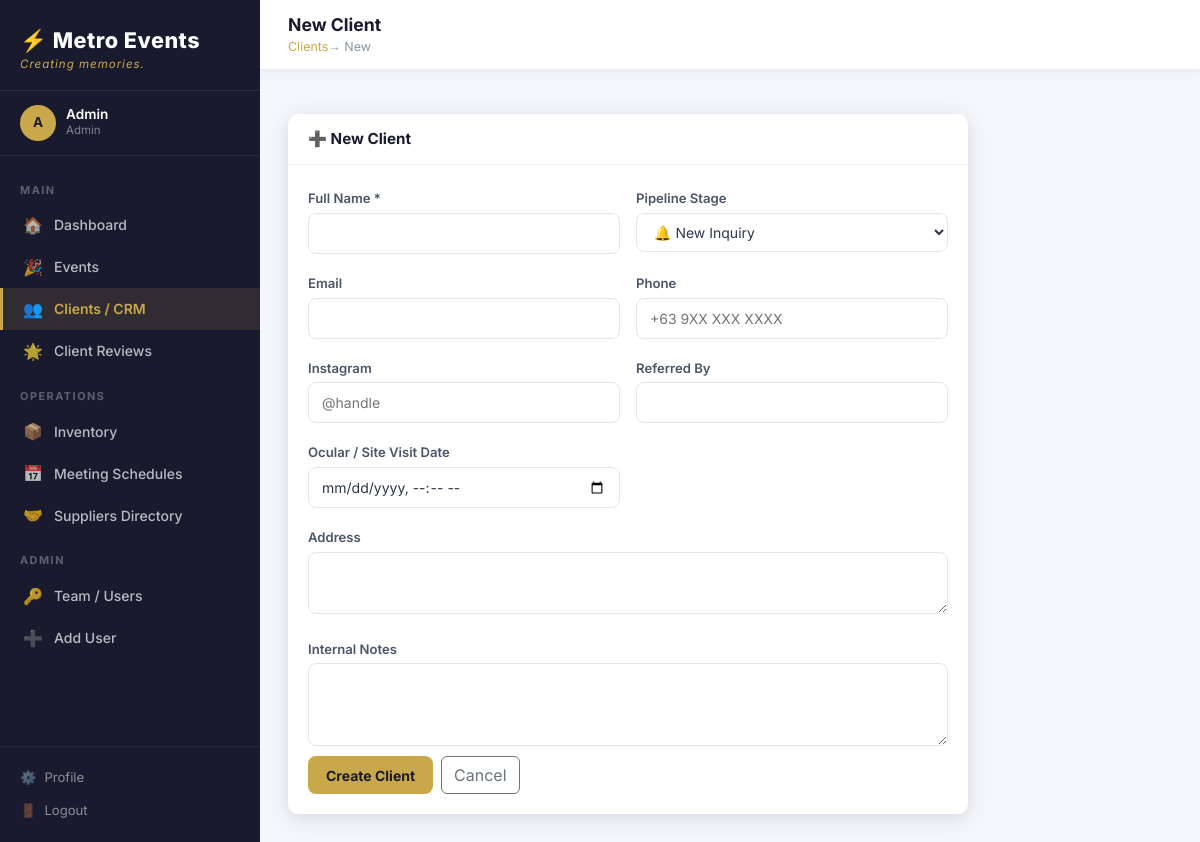
/clients/new (signed in), run on the app's committed database.
### models/user.py (models this page shows, shortened)
class User(UserMixin, db.Model):
    __tablename__ = "users"
    id = db.Column(db.Integer, primary_key=True)
    name = db.Column(db.String(100), nullable=False)
    email = db.Column(db.String(150), unique=True, nullable=False, index=True)
    password_hash = db.Column(db.String(256), nullable=False)
    role = db.Column(
        db.Enum("admin", "coordinator", "designer", "warehouse", "client",
                name="user_roles"),
        nullable=False,
        default="coordinator"
    )
    phone = db.Column(db.String(30))
    avatar_url = db.Column(db.String(300))
    is_active = db.Column(db.Boolean, default=True)
    created_at = db.Column(db.DateTime, default=datetime.utcnow)
    last_login = db.Column(db.DateTime)
    tasks = db.relationship("Task", back_populates="assigned_user",
                            foreign_keys="Task.assigned_to", lazy="dynamic")
    @property
    def is_admin(self) -> bool:
        return self.role == "admin"

### routes/clients.py (the view, shortened to what this page needs)
@clients_bp.route("/new", methods=["GET", "POST"])
@login_required
def new_client():
    return render_template("clients/form.html", client=None,
                           stages=PIPELINE_STAGES, labels=PIPELINE_LABELS)

### models/user.py (called while the page is built)
@login_manager.user_loader
def load_user(user_id: str):
    return db.session.get(User, int(user_id))

### templates/clients/form.html (shortened to what this page needs)
{% extends "base.html" %}
{% block page_title %}{{ 'Edit' if client else 'New' }} Client{% endblock %}
{% block breadcrumb %}
  <a href="{{ url_for('clients.list_clients') }}">Clients</a> → {{ 'Edit' if client else 'New' }}
{% endblock %}
{% block content %}
<div style="max-width:680px;">
  <div class="me-card">
    <div class="me-card-header">
      <h5>{{ '✏️ Edit' if client else '➕ New' }} Client</h5>
    </div>
    <div class="me-card-body">
      <form method="POST">
        <div class="row g-3">
          <div class="col-md-6">
            <label class="me-form-label">Full Name *</label>
            <input type="text" name="full_name" class="me-form-control" required
                   value="{{ client.full_name if client else '' }}" />
          </div>
          <div class="col-md-6">
            <label class="me-form-label">Pipeline Stage</label>
            <select name="pipeline_stage" class="me-form-control">
              {% for s in stages %}
              <option value="{{ s }}" {{ 'selected' if client and client.pipeline_stage == s }}>
                {{ labels[s][0] }}
              </option>
              {% endfor %}
            </select>
          </div>
          <div class="col-md-6">
            <label class="me-form-label">Email</label>
            <input type="email" name="email" class="me-form-control"
                   value="{{ client.email if client else '' }}" />
          </div>
          <div class="col-md-6">
            <label class="me-form-label">Phone</label>
            <input type="text" name="phone" class="me-form-control" placeholder="+63 9XX XXX XXXX"
                   value="{{ client.phone if client else '' }}" />
          </div>
          <div class="col-md-6">
            <label class="me-form-label">Instagram</label>
            <input type="text" name="instagram" class="me-form-control" placeholder="@handle"
                   value="{{ client.instagram if client else '' }}" />
          </div>
          <div class="col-md-6">
            <label class="me-form-label">Referred By</label>
            <input type="text" name="referred_by" class="me-form-control"
                   value="{{ client.referred_by if client else '' }}" />
          </div>
          <div class="col-md-6">
            <label class="me-form-label">Ocular / Site Visit Date</label>
            <input type="datetime-local" name="ocular_date" class="me-form-control"
                   value="{{ client.ocular_date.strftime('%Y-%m-%dT%H:%M') if client and client.ocular_date else '' }}" />
          </div>
          <div class="col-12">
            <label class="me-form-label">Address</label>
            <textarea name="address" class="me-form-control" rows="2">{{ client.address if client else '' }}</textarea>
          </div>
          <div class="col-12">
            <label class="me-form-label">Internal Notes</label>
            <textarea name="notes" class="me-form-control" rows="3">{{ client.notes if client else '' }}</textarea>
          </div>
          <div class="col-12 d-flex gap-2 mt-1">
            <button type="submit" class="btn-gold">{{ 'Save Changes' if client else 'Create Client' }}</button>
            <a href="{{ url_for('clients.list_clients') }}" class="btn btn-outline-secondary">Cancel</a>
          </div>
        </div>
      </form>
    </div>
  </div>
</div>
{% endblock %}

### templates/base.html (shortened to what this page needs)
<!DOCTYPE html>
<html lang="en">
<head>
  <link rel="stylesheet" href="https://cdn.jsdelivr.net/npm/bootstrap@5.3.2/dist/css/bootstrap.min.css" />
  <link rel="stylesheet" href="https://cdnjs.cloudflare.com/ajax/libs/font-awesome/6.4.2/css/all.min.css" />
  <link rel="stylesheet" href="{{ url_for('static', filename='css/metro.css') }}" />
</head>
<body>
{% if current_user.is_authenticated %}
<div class="me-layout">
  <aside class="me-sidebar">
    <div class="me-sidebar-logo">
      <div class="brand-name">⚡ {{ APP_NAME }}</div>
      <div class="brand-tag">{{ APP_TAGLINE }}</div>
    </div>
    <div class="me-sidebar-user">
      <div class="me-avatar">{{ current_user.name[0]|upper }}</div>
      <div>
        <div class="user-name">{{ current_user.name }}</div>
        <div class="user-role">{{ current_user.role|title }}</div>
      </div>
    </div>
    <nav class="me-nav">
      {% if current_user.role == 'client' %}
        <div class="me-nav-section">Portal</div>
        <a href="{{ url_for('public.index') }}">
          <span class="nav-icon">🌐</span> Back to Website
        </a>
      {% else %}
        <div class="me-nav-section">Main</div>
        <a href="{{ url_for('dashboard.index') }}" class="{{ 'active' if request.endpoint == 'dashboard.index' }}">
          <span class="nav-icon">🏠</span> Dashboard
        </a>
        <a href="{{ url_for('events.list_events') }}" class="{{ 'active' if request.blueprint == 'events' }}">
          <span class="nav-icon">🎉</span> Events
        </a>
        <a href="{{ url_for('clients.list_clients') }}" class="{{ 'active' if request.blueprint == 'clients' }}">
          <span class="nav-icon">👥</span> Clients / CRM
        </a>
        <a href="{{ url_for('dashboard.manage_reviews') }}" class="{{ 'active' if request.endpoint == 'dashboard.manage_reviews' }}">
          <span class="nav-icon">🌟</span> Client Reviews
        </a>
        <div class="me-nav-section">Operations</div>
        <a href="{{ url_for('inventory.list_items') }}" class="{{ 'active' if request.blueprint == 'inventory' }}">
          <span class="nav-icon">📦</span> Inventory
        </a>
        <a href="{{ url_for('meetings.index') }}" class="{{ 'active' if request.blueprint == 'meetings' }}">
          <span class="nav-icon">📅</span> Meeting Schedules
        </a>
        <a href="{{ url_for('suppliers.list_suppliers') }}" class="{{ 'active' if request.blueprint == 'suppliers' }}">
          <span class="nav-icon">🤝</span> Suppliers Directory
        </a>
        {% if current_user.is_admin %}
        <div class="me-nav-section">Admin</div>
        <a href="{{ url_for('auth.users_list') }}" class="{{ 'active' if request.endpoint == 'auth.users_list' }}">
          <span class="nav-icon">🔑</span> Team / Users
        </a>
        <a href="{{ url_for('auth.register') }}" class="{{ 'active' if request.endpoint == 'auth.register' }}">
          <span class="nav-icon">➕</span> Add User
        </a>
        {% endif %}
      {% endif %}
    </nav>
    <div class="me-sidebar-footer">
      <a href="{{ url_for('auth.profile') }}" class="{{ 'active' if request.endpoint == 'auth.profile' }}"><span>⚙️</span> Profile</a>
      <a href="{{ url_for('auth.logout') }}"><span>🚪</span> Logout</a>
    </div>
  </aside>
  <div class="me-main">
    <header class="me-topbar">
      <div class="d-flex align-items-center gap-3">
        <div>
          <div class="page-title">{% block page_title %}{{ APP_NAME }}{% endblock %}</div>
          <div class="breadcrumb">{% block breadcrumb %}{% endblock %}</div>
        </div>
      </div>
    </header>
    <div class="px-4 pt-3">
    </div>
    <main class="me-content">
      {% block content %}{% endblock %}
    </main>
  </div>
</div>
{% else %}
  {% block auth_content %}{% endblock %}
{% endif %}
</body>
</html>

### static/css/metro.css (style rules this page uses)
:root { --me-gold: #C9A84C; --me-gold-light: #E8C97A; --me-dark: #1A1A2E; --me-dark2: #16213E; --me-dark3: #0F3460; --me-sidebar-w: 260px; --me-radius: 10px; --me-shadow: 0 4px 20px rgba(0,0,0,.12); --me-transition: all .22s ease; }
*, *::before, *::after { box-sizing: border-box; }
body { font-family: 'Inter', 'Segoe UI', system-ui, sans-serif; background: #F4F6FB; color: #2D3748; margin: 0; min-height: 100vh; }
a { color: var(--me-gold); text-decoration: none; }
.me-layout { display: flex; min-height: 100vh; }
.me-sidebar { width: var(--me-sidebar-w); background: var(--me-dark); display: flex; flex-direction: column; position: fixed; top: 0; left: 0; bottom: 0; z-index: 1040; transition: var(--me-transition); overflow-y: auto; overflow-x: hidden; }
.me-sidebar-logo { padding: 24px 20px 16px; border-bottom: 1px solid rgba(255,255,255,.08); }
.me-sidebar-logo .brand-name { font-size: 1.35rem; font-weight: 800; color: #fff; letter-spacing: .5px; }
.me-sidebar-logo .brand-tag { font-size: .72rem; color: var(--me-gold); font-style: italic; letter-spacing: 1px; }
.me-sidebar-user { padding: 14px 20px; display: flex; align-items: center; gap: 10px; border-bottom: 1px solid rgba(255,255,255,.06); }
.me-avatar { width: 36px; height: 36px; border-radius: 50%; background: var(--me-gold); color: var(--me-dark); display: flex; align-items: center; justify-content: center; font-weight: 700; font-size: .85rem; flex-shrink: 0; }
.me-sidebar-user .user-name { color: #fff; font-size: .85rem; font-weight: 600; line-height: 1.2; }
.me-sidebar-user .user-role { color: rgba(255,255,255,.45); font-size: .72rem; text-transform: capitalize; }
.me-nav { padding: 10px 0; flex: 1; }
.me-nav-section { padding: 16px 20px 6px; font-size: .68rem; font-weight: 700; color: rgba(255,255,255,.3); letter-spacing: 1.5px; text-transform: uppercase; }
.me-nav a { display: flex; align-items: center; gap: 11px; padding: 9px 20px; color: rgba(255,255,255,.7); font-size: .875rem; font-weight: 500; border-left: 3px solid transparent; transition: var(--me-transition); }
.me-nav a.active { background: rgba(201,168,76,.12); color: var(--me-gold); border-left-color: var(--me-gold); font-weight: 600; }
.me-nav a .nav-icon { font-size: 1rem; width: 20px; text-align: center; flex-shrink: 0; }
.me-sidebar-footer { padding: 14px 20px; border-top: 1px solid rgba(255,255,255,.06); }
.me-sidebar-footer a { color: rgba(255,255,255,.5); font-size: .82rem; display: flex; align-items: center; gap: 8px; padding: 7px 0; transition: var(--me-transition); }
.me-main { margin-left: var(--me-sidebar-w); flex: 1; display: flex; flex-direction: column; min-height: 100vh; }
.me-topbar { background: #fff; padding: 12px 28px; display: flex; align-items: center; justify-content: space-between; border-bottom: 1px solid #E8ECF3; position: sticky; top: 0; z-index: 100; box-shadow: 0 2px 8px rgba(0,0,0,.05); }
.me-topbar .page-title { font-size: 1.1rem; font-weight: 700; color: var(--me-dark); margin: 0; }
.me-topbar .breadcrumb { font-size: .78rem; color: #8896A5; margin: 0; }
.me-content { padding: 28px; flex: 1; }
.me-card { background: #fff; border-radius: var(--me-radius); box-shadow: var(--me-shadow); border: none; overflow: hidden; }
.me-card-header { padding: 16px 20px; border-bottom: 1px solid #F0F2F7; display: flex; align-items: center; justify-content: space-between; }
.me-card-header h5 { margin: 0; font-weight: 700; font-size: .95rem; color: var(--me-dark); }
.me-card-body { padding: 20px; }
.btn-gold { background: var(--me-gold); color: var(--me-dark); border: none; padding: 8px 18px; border-radius: 8px; font-weight: 700; font-size: .875rem; cursor: pointer; transition: var(--me-transition); display: inline-flex; align-items: center; gap: 6px; }
.me-form-label { font-size: .82rem; font-weight: 600; color: #4A5568; margin-bottom: 4px; }
.me-form-control { border: 1.5px solid #E2E8F0; border-radius: 8px; padding: 9px 13px; font-size: .875rem; width: 100%; transition: var(--me-transition); background: #fff; color: #2D3748; }

### data on the page
User: name "A", name "Admin", role "Admin"

### other printed values
{{ APP_NAME }} "Metro Events"
{{ APP_TAGLINE }} "Creating memories."
{{ 'Edit' if client else 'New' }} "New"
{{ '✏️ Edit' if client else '➕ New' }} "➕ New"
{{ 'Save Changes' if client else 'Create Client' }} "Create Client"
form field pipeline_stage "🔔 New Inquiry"
